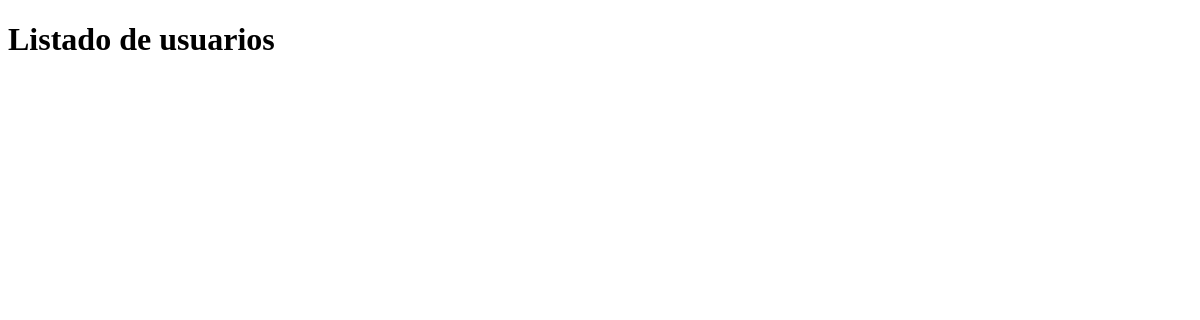
/usuarios/, run on an earlier commit of the app's database.
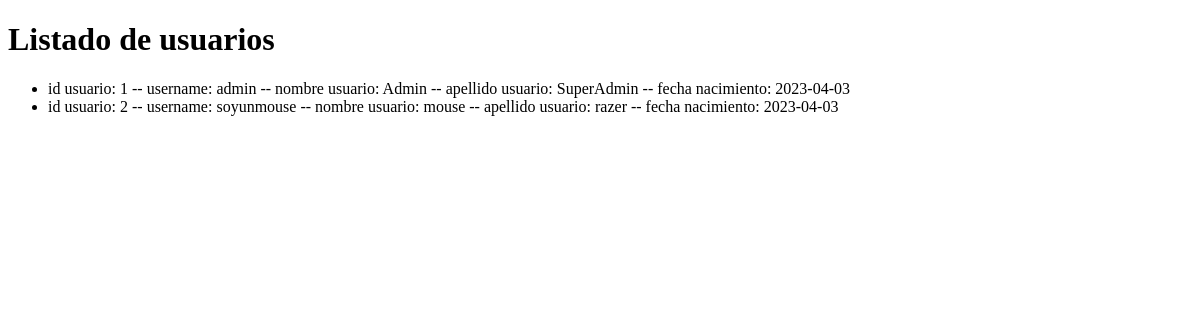
And on a later commit of the database.
### tercera_pre_entrega/models.py (models this page shows)
class Usuario(models.Model):
    usuario = models.TextField(max_length=100)
    nombre = models.TextField(max_length=100)
    apellido = models.TextField(max_length=100)
    fecha_nacimiento = models.DateField(auto_now_add=True)
    def __str__(self):
        return f"id usuario: {self.id} -- username: {self.usuario} -- nombre usuario: {self.nombre} -- apellido usuario: {self.apellido} -- fecha nacimiento: {self.fecha_nacimiento}"

### tercera_pre_entrega/views.py (the view)
# urls.py: path('usuarios/',mostrar_usuarios, name = "usuarios"),
def mostrar_usuarios(request):
    usuarios = Usuario.objects.all()
    total_usuarios = len(usuarios)
    context = {
        "usuarios": usuarios,
        "total_usuarios":total_usuarios,
        "form": UsuariosForm(),
    }
    return render(request, "tercera_pre_entrega/usuarios.html", context)

### tercera_pre_entrega/templates/tercera_pre_entrega/usuarios.html (shortened to what this page needs)
{% extends 'tercera_pre_entrega/base.html'%}
{%block titulo%} Listado de usuarios {%endblock%}
{%block listado%}
    <ul>
        {%  for usuario in usuarios %}
            <li>{{usuario}}</li>
        {% endfor %}
    </ul>
{% endblock %}

What changed in the data, as far as the page shows it:
added Usuario: id+usuario+nombre "id usuario: 1 -- username: admin -- nombre usuario: Admin -- apellido usuario: SuperAdmin -- fecha nacimiento: 2023-04-03"
added Usuario: id+usuario+nombre "id usuario: 2 -- username: soyunmouse -- nombre usuario: mouse -- apellido usuario: razer -- fecha nacimiento: 2023-04-03"
